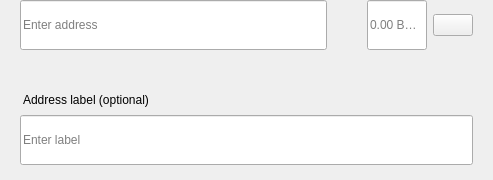
<?xml version="1.0" encoding="UTF-8"?>
<ui version="4.0">
 <class>SendMultiRow</class>
 <widget class="QWidget" name="SendMultiRow">
  <property name="geometry">
   <rect>
    <x>0</x>
    <y>0</y>
    <width>493</width>
    <height>180</height>
   </rect>
  </property>
  <property name="minimumSize">
   <size>
    <width>0</width>
    <height>0</height>
   </size>
  </property>
  <property name="maximumSize">
   <size>
    <width>16777215</width>
    <height>16777215</height>
   </size>
  </property>
  <property name="windowTitle">
   <string>Form</string>
  </property>
  <layout class="QVBoxLayout" name="verticalLayout_3">
   <property name="spacing">
    <number>0</number>
   </property>
   <property name="leftMargin">
    <number>0</number>
   </property>
   <property name="topMargin">
    <number>0</number>
   </property>
   <property name="rightMargin">
    <number>20</number>
   </property>
   <property name="bottomMargin">
    <number>5</number>
   </property>
   <item alignment="Qt::AlignTop">
    <widget class="QWidget" name="widget" native="true">
     <property name="sizePolicy">
      <sizepolicy hsizetype="Expanding" vsizetype="Maximum">
       <horstretch>0</horstretch>
       <verstretch>0</verstretch>
      </sizepolicy>
     </property>
     <property name="minimumSize">
      <size>
       <width>0</width>
       <height>60</height>
      </size>
     </property>
     <property name="maximumSize">
      <size>
       <width>16777215</width>
       <height>85</height>
      </size>
     </property>
     <layout class="QHBoxLayout" name="horizontalLayout" stretch="6,0,2">
      <property name="spacing">
       <number>0</number>
      </property>
      <property name="leftMargin">
       <number>8</number>
      </property>
      <property name="topMargin">
       <number>0</number>
      </property>
      <property name="rightMargin">
       <number>0</number>
      </property>
      <property name="bottomMargin">
       <number>0</number>
      </property>
      <item alignment="Qt::AlignTop">
       <widget class="QStackedWidget" name="stackedAddress">
        <property name="minimumSize">
         <size>
          <width>0</width>
          <height>50</height>
         </size>
        </property>
        <property name="maximumSize">
         <size>
          <width>16777215</width>
          <height>50</height>
         </size>
        </property>
        <widget class="QWidget" name="page_4">
         <property name="sizePolicy">
          <sizepolicy hsizetype="Expanding" vsizetype="Preferred">
           <horstretch>0</horstretch>
           <verstretch>0</verstretch>
          </sizepolicy>
         </property>
         <property name="minimumSize">
          <size>
           <width>0</width>
           <height>50</height>
          </size>
         </property>
         <property name="maximumSize">
          <size>
           <width>16777215</width>
           <height>55</height>
          </size>
         </property>
         <layout class="QVBoxLayout" name="verticalLayout_7">
          <property name="spacing">
           <number>0</number>
          </property>
          <property name="leftMargin">
           <number>12</number>
          </property>
          <property name="topMargin">
           <number>0</number>
          </property>
          <property name="rightMargin">
           <number>0</number>
          </property>
          <property name="bottomMargin">
           <number>0</number>
          </property>
          <item>
           <widget class="QLineEdit" name="lineEditAddress">
            <property name="minimumSize">
             <size>
              <width>0</width>
              <height>50</height>
             </size>
            </property>
            <property name="maximumSize">
             <size>
              <width>16777215</width>
              <height>50</height>
             </size>
            </property>
            <property name="placeholderText">
             <string>Enter address</string>
            </property>
           </widget>
          </item>
         </layout>
        </widget>
        <widget class="QWidget" name="page_3"/>
       </widget>
      </item>
      <item>
       <spacer name="horizontalSpacer_3">
        <property name="orientation">
         <enum>Qt::Horizontal</enum>
        </property>
        <property name="sizeType">
         <enum>QSizePolicy::Fixed</enum>
        </property>
        <property name="sizeHint" stdset="0">
         <size>
          <width>40</width>
          <height>20</height>
         </size>
        </property>
       </spacer>
      </item>
      <item>
       <layout class="QHBoxLayout" name="horizontalLayout_2">
        <property name="spacing">
         <number>6</number>
        </property>
        <item alignment="Qt::AlignTop">
         <widget class="QLineEdit" name="lineEditAmount">
          <property name="sizePolicy">
           <sizepolicy hsizetype="Expanding" vsizetype="Preferred">
            <horstretch>0</horstretch>
            <verstretch>0</verstretch>
           </sizepolicy>
          </property>
          <property name="minimumSize">
           <size>
            <width>0</width>
            <height>50</height>
           </size>
          </property>
          <property name="maximumSize">
           <size>
            <width>16777215</width>
            <height>50</height>
           </size>
          </property>
          <property name="maxLength">
           <number>17</number>
          </property>
          <property name="alignment">
           <set>Qt::AlignLeading|Qt::AlignLeft|Qt::AlignVCenter</set>
          </property>
          <property name="placeholderText">
           <string notr="true">0.00 BOCO</string>
          </property>
         </widget>
        </item>
        <item>
         <layout class="QVBoxLayout" name="verticalLayout">
          <property name="topMargin">
           <number>14</number>
          </property>
          <property name="bottomMargin">
           <number>0</number>
          </property>
          <item alignment="Qt::AlignTop">
           <widget class="QPushButton" name="btnMenu">
            <property name="minimumSize">
             <size>
              <width>0</width>
              <height>0</height>
             </size>
            </property>
            <property name="maximumSize">
             <size>
              <width>16777215</width>
              <height>16777215</height>
             </size>
            </property>
            <property name="focusPolicy">
             <enum>Qt::NoFocus</enum>
            </property>
            <property name="text">
             <string/>
            </property>
           </widget>
          </item>
         </layout>
        </item>
       </layout>
      </item>
     </layout>
    </widget>
   </item>
   <item>
    <widget class="QWidget" name="layoutLabel" native="true">
     <property name="minimumSize">
      <size>
       <width>0</width>
       <height>0</height>
      </size>
     </property>
     <property name="maximumSize">
      <size>
       <width>16777215</width>
       <height>16777215</height>
      </size>
     </property>
     <layout class="QVBoxLayout" name="verticalLayout_9">
      <property name="spacing">
       <number>6</number>
      </property>
      <property name="leftMargin">
       <number>20</number>
      </property>
      <property name="topMargin">
       <number>0</number>
      </property>
      <property name="rightMargin">
       <number>0</number>
      </property>
      <property name="bottomMargin">
       <number>10</number>
      </property>
      <item>
       <spacer name="verticalSpacer">
        <property name="orientation">
         <enum>Qt::Vertical</enum>
        </property>
        <property name="sizeType">
         <enum>QSizePolicy::Fixed</enum>
        </property>
        <property name="sizeHint" stdset="0">
         <size>
          <width>20</width>
          <height>20</height>
         </size>
        </property>
       </spacer>
      </item>
      <item>
       <widget class="QLabel" name="labelSubtitleDescription">
        <property name="styleSheet">
         <string notr="true">margin-bottom:2px;
margin-left:0.05px;
padding:0px;</string>
        </property>
        <property name="text">
         <string>Address label (optional)</string>
        </property>
       </widget>
      </item>
      <item>
       <widget class="QLineEdit" name="lineEditDescription">
        <property name="minimumSize">
         <size>
          <width>0</width>
          <height>50</height>
         </size>
        </property>
        <property name="maximumSize">
         <size>
          <width>16777215</width>
          <height>50</height>
         </size>
        </property>
        <property name="placeholderText">
         <string>Enter label</string>
        </property>
       </widget>
      </item>
     </layout>
    </widget>
   </item>
  </layout>
 </widget>
 <resources/>
 <connections/>
</ui>
